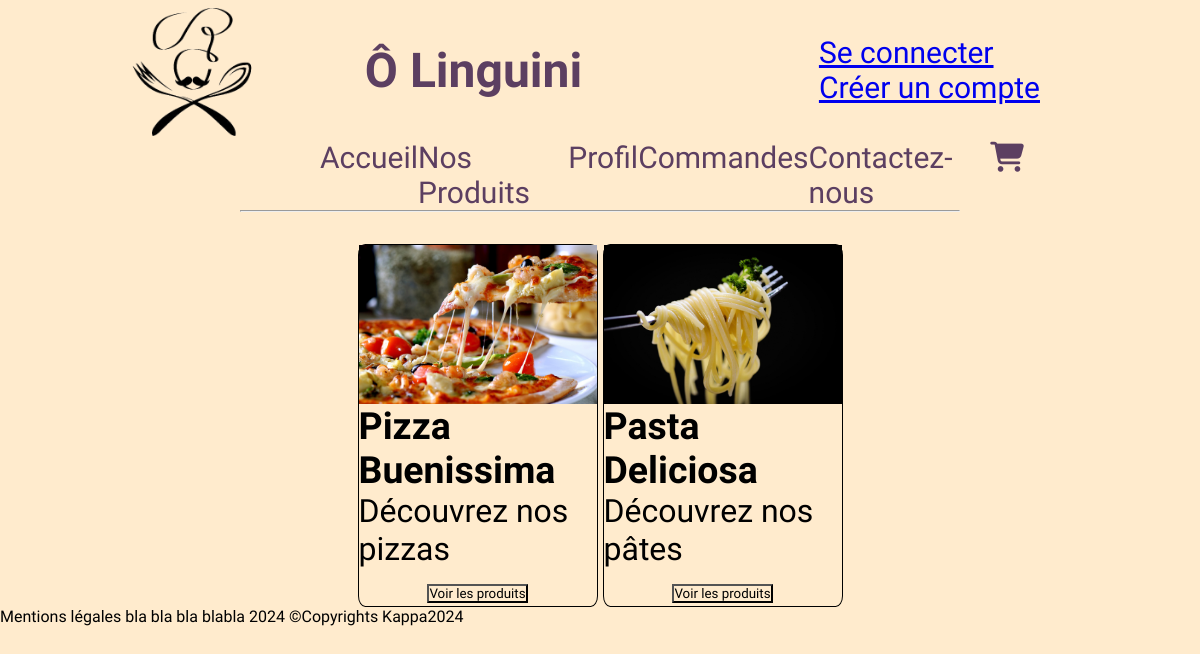
The page / on the database its author committed.
### tables this page shows
CREATE TABLE IF NOT EXISTS `categories` (
  `id` int NOT NULL AUTO_INCREMENT,
  `cat_name` varchar(50) NOT NULL,
  `cat_desc` varchar(50) NOT NULL,
  `cat_pic` varchar(100) NOT NULL,
  PRIMARY KEY (`id`)
);

### controllers/c_home.php (called while the page is built, shortened)
<?php
$query = $bdd->prepare('SELECT * FROM categories ORDER BY id');
$query->execute();
require 'views/home.php';

### index.php (called while the page is built, shortened)
<?php
require 'layout.php';

### views/home.php (the view, shortened to what this page needs)
<div class="allCategories">
    <?php
    foreach ($query as $data) { ?>
        <div class='category'>
            <img src="./assets/img/<?= $data['cat_pic'] ?>">
            <h3><?= $data['cat_name'] ?></h3>
            <p><?= $data['cat_desc'] ?></p>
            <a href='?path=catprod&categorie_id=<?= $data['id'] ?>'><button> Voir les produits </button></a>
        </div>
    <?php } ?>
</div>
</body>

### assets/styles/style.css (style rules this page uses)
* { font-family: "Italianno"; list-style-type: none; margin: 0; padding: 0; box-sizing: border-box; background-color: rgb(255, 235, 205); }
body { display: flex; flex-direction: column; min-height: 100vh; margin: 0; background-color: blanchedalmond; }
.allCategories { display: flex; gap: 5px; justify-content: center; flex-wrap: wrap; }
.category { width: 20%; max-height: 406px; font-size: 200%; border: solid 1px; border-radius: 3%; display: flex; justify-content: center; align-items: center; flex-direction: column; }
.category > img { width: 100%; height: 50%; }

### rows shown on the page
categories: cat_pic (picture), cat_name "Pizza Buenissima", cat_desc "Découvrez nos pizzas"
categories: cat_pic (picture), cat_name "Pasta Deliciosa", cat_desc "Découvrez nos pâtes"
